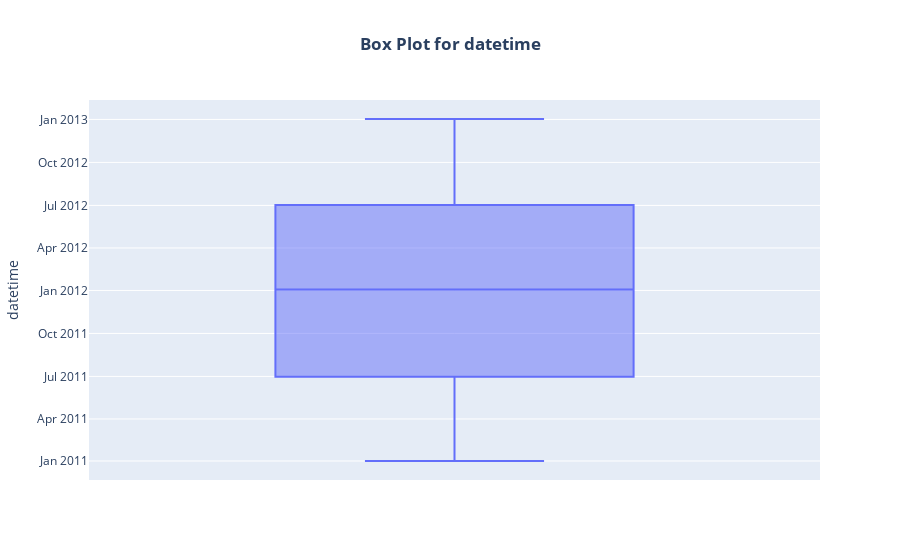
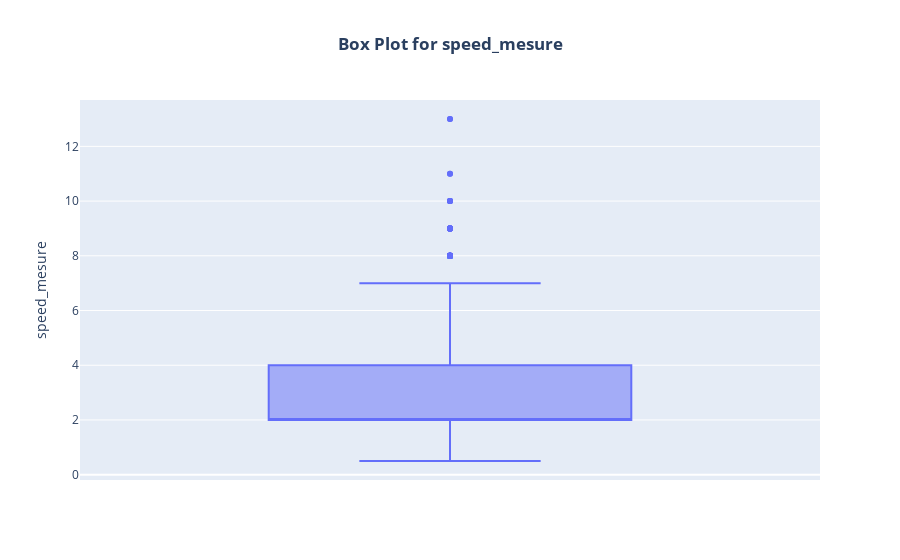
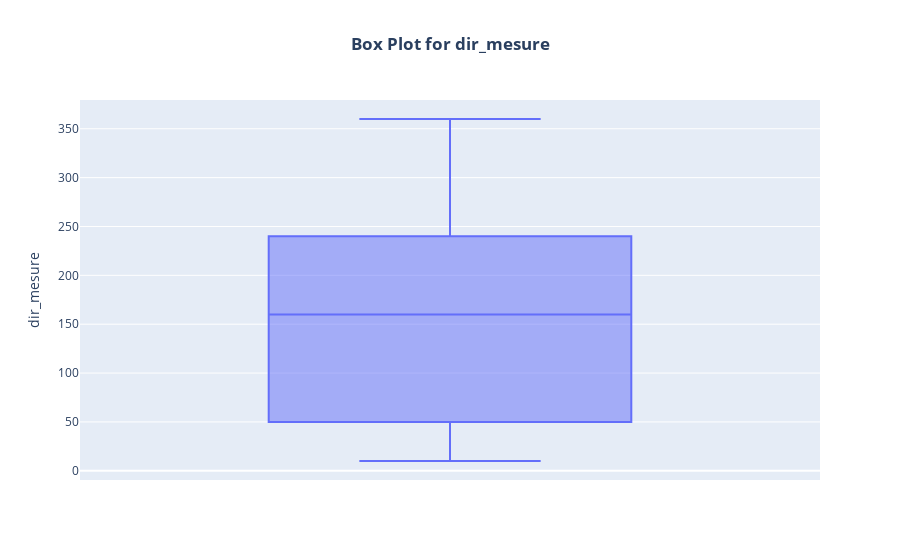
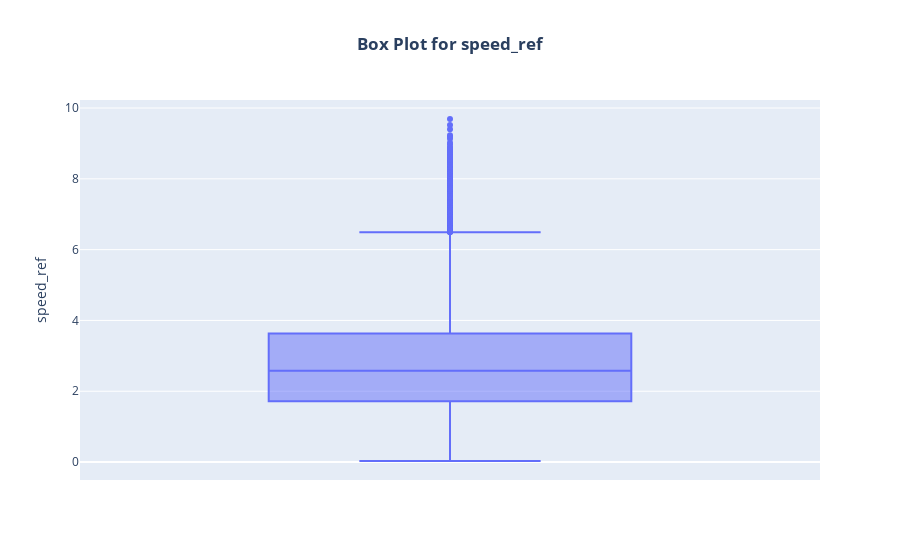

The code cell stored with these charts, in order, in its notebook:
### Code cell
for column in merged.columns:
    fig = px.box(merged, y=column, title=f'Box Plot for {column}')
    
    # Update layout to center the title and make it bold
    fig.update_layout(
        title=dict(text=f'<b>Box Plot for {column}</b>', x=0.5),
        boxmode='group'  
    )
    
    fig.show()

### Figure 1 — Plotly figure (JSON) as saved in the notebook; plotly's stock layout.template omitted (floating-point values rounded to 4 significant figures; data arrays with more than 128 entries replaced by an {"elided": "..."} marker saying what was removed)
{"data": [{"alignmentgroup": "True", "hovertemplate": "datetime=%{y}<extra></extra>", "legendgroup": "", "marker": {"color": "#636efa"}, "name": "", "notched": false, "offsetgroup": "", "orientation": "v", "showlegend": false, "type": "box", "x0": " ", "xaxis": "x", "y": {"elided": "16327 str values"}, "y0": " ", "yaxis": "y"}], "layout": {"boxmode": "group", "legend": {"tracegroupgap": 0}, "title": {"text": "<b>Box Plot for datetime</b>", "x": 0.5}, "xaxis": {"anchor": "y", "domain": [0, 1]}, "yaxis": {"anchor": "x", "domain": [0, 1], "title": {"text": "datetime"}}}}

### Figure 2 — Plotly figure (JSON) as saved in the notebook; plotly's stock layout.template omitted (floating-point values rounded to 4 significant figures; data arrays with more than 128 entries replaced by an {"elided": "..."} marker saying what was removed)
{"data": [{"alignmentgroup": "True", "hovertemplate": "speed_mesure=%{y}<extra></extra>", "legendgroup": "", "marker": {"color": "#636efa"}, "name": "", "notched": false, "offsetgroup": "", "orientation": "v", "showlegend": false, "type": "box", "x0": " ", "xaxis": "x", "y": {"elided": "16327 float values"}, "y0": " ", "yaxis": "y"}], "layout": {"boxmode": "group", "legend": {"tracegroupgap": 0}, "title": {"text": "<b>Box Plot for speed_mesure</b>", "x": 0.5}, "xaxis": {"anchor": "y", "domain": [0, 1]}, "yaxis": {"anchor": "x", "domain": [0, 1], "title": {"text": "speed_mesure"}}}}

### Figure 3 — Plotly figure (JSON) as saved in the notebook; plotly's stock layout.template omitted (floating-point values rounded to 4 significant figures; data arrays with more than 128 entries replaced by an {"elided": "..."} marker saying what was removed)
{"data": [{"alignmentgroup": "True", "hovertemplate": "dir_mesure=%{y}<extra></extra>", "legendgroup": "", "marker": {"color": "#636efa"}, "name": "", "notched": false, "offsetgroup": "", "orientation": "v", "showlegend": false, "type": "box", "x0": " ", "xaxis": "x", "y": {"elided": "16327 float values"}, "y0": " ", "yaxis": "y"}], "layout": {"boxmode": "group", "legend": {"tracegroupgap": 0}, "title": {"text": "<b>Box Plot for dir_mesure</b>", "x": 0.5}, "xaxis": {"anchor": "y", "domain": [0, 1]}, "yaxis": {"anchor": "x", "domain": [0, 1], "title": {"text": "dir_mesure"}}}}

### Figure 4 — Plotly figure (JSON) as saved in the notebook; plotly's stock layout.template omitted (floating-point values rounded to 4 significant figures; data arrays with more than 128 entries replaced by an {"elided": "..."} marker saying what was removed)
{"data": [{"alignmentgroup": "True", "hovertemplate": "speed_ref=%{y}<extra></extra>", "legendgroup": "", "marker": {"color": "#636efa"}, "name": "", "notched": false, "offsetgroup": "", "orientation": "v", "showlegend": false, "type": "box", "x0": " ", "xaxis": "x", "y": {"elided": "16327 float values"}, "y0": " ", "yaxis": "y"}], "layout": {"boxmode": "group", "legend": {"tracegroupgap": 0}, "title": {"text": "<b>Box Plot for speed_ref</b>", "x": 0.5}, "xaxis": {"anchor": "y", "domain": [0, 1]}, "yaxis": {"anchor": "x", "domain": [0, 1], "title": {"text": "speed_ref"}}}}
